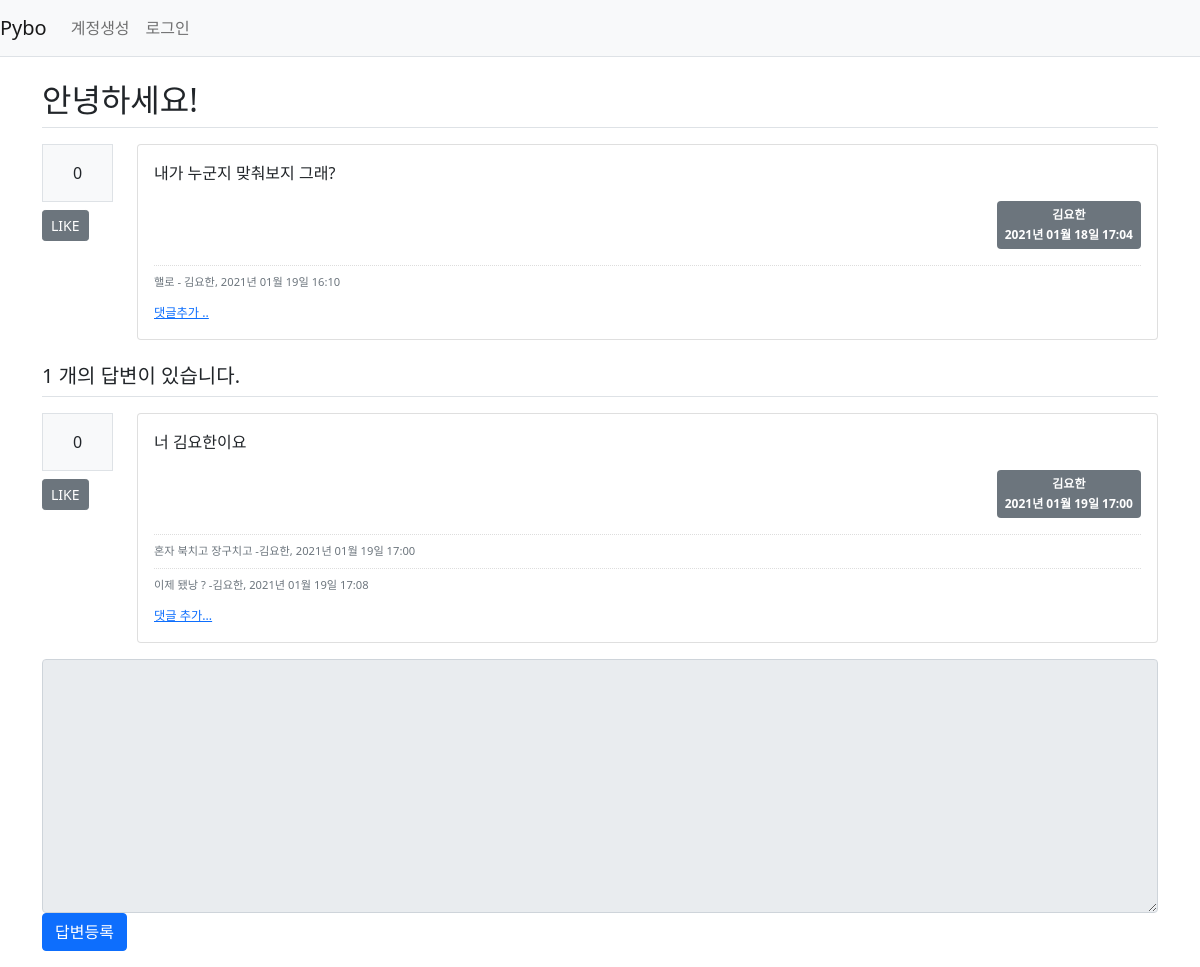
Before: /question/detail/305/ with the older database file.
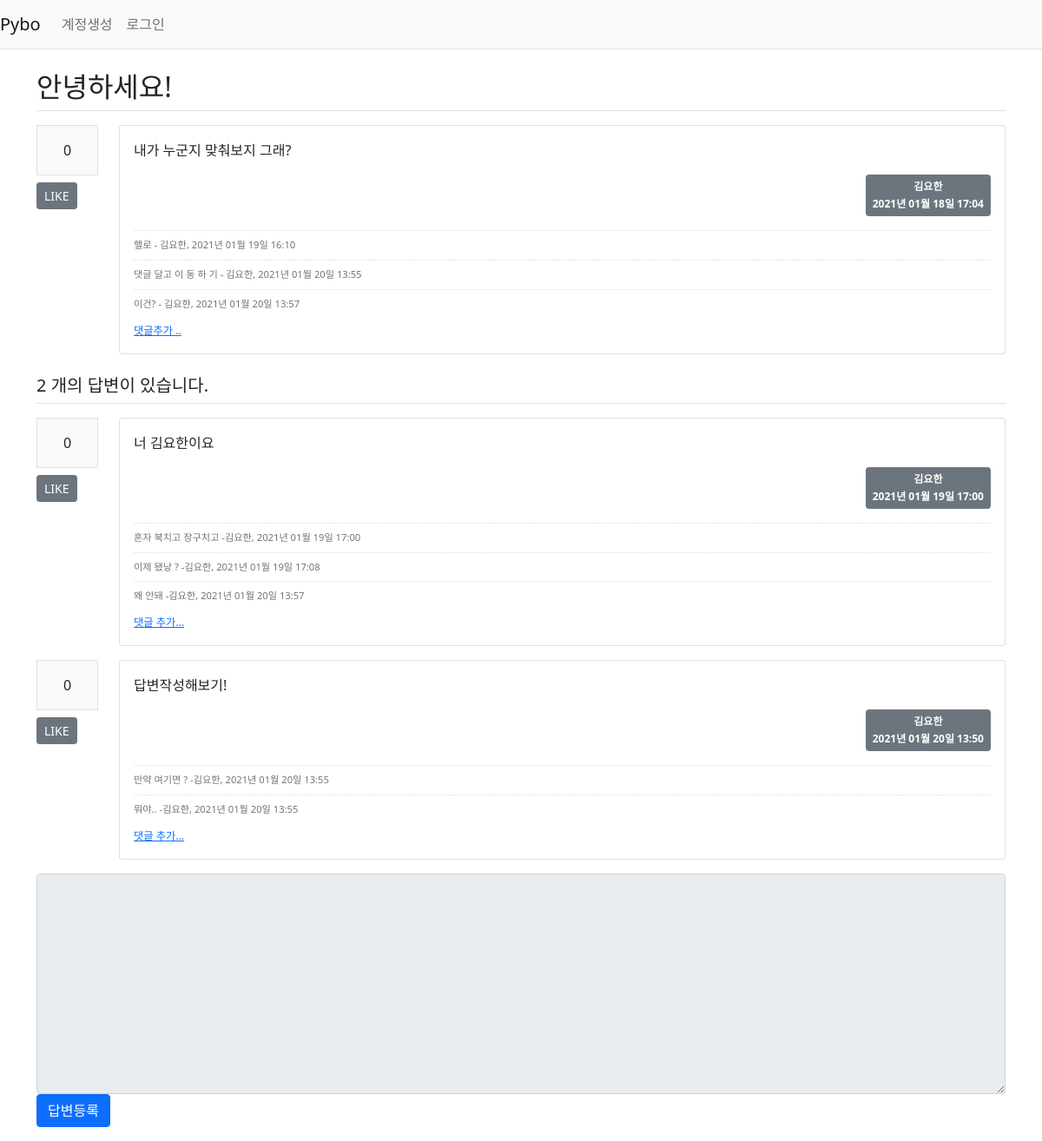
After: the same page with the newer database file.
### pybo/models.py (models this page shows)
class Question(db.Model):
    id = db.Column(db.Integer, primary_key=True)
    subject = db.Column(db.String(200), nullable=False)
    content = db.Column(db.Text(), nullable=False) # 글자수 제한없음 Text
    create_date = db.Column(db.DateTime(), nullable=False)
    user_id = db.Column(db.Integer, db.ForeignKey(
        'user.id', ondelete='CASCADE'), nullable=False) # server_default='1')
    user = db.relationship('User', backref=db.backref('question_set'))
    modify_date = db.Column(db.DateTime(), nullable=True)
    voter = db.relationship('User', secondary=question_voter, backref=db.backref('question_voter_set'))

class User(db.Model):
    id = db.Column(db.Integer, primary_key=True)
    username = db.Column(db.String(150), unique=True, nullable=False)
    password = db.Column(db.String(200), nullable=False)
    email = db.Column(db.String(120), unique=True, nullable=False)

class Comment(db.Model):
    id = db.Column(db.Integer, primary_key=True)
    user_id = db.Column(db.Integer, db.ForeignKey(
        'user.id', ondelete='CASCADE'), nullable=False)
    user = db.relationship('User', backref=db.backref('comment_set'))
    content = db.Column(db.Text(), nullable=False)
    create_date = db.Column(db.DateTime(), nullable=False)
    modify_date = db.Column(db.DateTime())
    question_id = db.Column(db.Integer, db.ForeignKey(
        'question.id', ondelete='CASCADE'), nullable=True)
    question = db.relationship('Question', backref=db.backref('comment_set'))
    answer_id = db.Column(db.Integer, db.ForeignKey(
        'answer.id', ondelete='CASCADE'), nullable=True)
    answer = db.relationship('Answer', backref=db.backref('comment_set'))

class Answer(db.Model):
    id = db.Column(db.Integer, primary_key=True )
    question_id = db.Column(db.Integer, db.ForeignKey('question.id', ondelete='CASCADE'))
    question = db.relationship('Question', backref=db.backref('answer_set', ))
    content = db.Column(db.Text(), nullable=False)
    create_date = db.Column(db.DateTime(), nullable=False)
    user_id = db.Column(db.Integer, db.ForeignKey(
        'user.id', ondelete='CASCADE'), nullable=False)
    user = db.relationship('User', backref=db.backref('answer_set'))
    modify_date = db.Column(db.DateTime(), nullable=True)
    voter = db.relationship('User', secondary=answer_voter, backref=db.backref('answer_voter_set'))

### pybo/views/question_views.py (the view)
@bp.route('/detail/<int:question_id>/')
def detail(question_id):
    form = AnswerForm()
    question = Question.query.get_or_404(question_id)
    return render_template('questions/question_detail.html', question=question, form=form)

### pybo/forms.py
class AnswerForm(FlaskForm):
    content = TextAreaField('내용', validators=[DataRequired(' 내용은 필수 입력 항목입니다. ')])

### pybo/filter.py (called while the page is built)
def format_datetime(value, fmt='%Y년 %m월 %d일 %H:%M'):
    return value.strftime(fmt)

### pybo/views/auth_views.py (called while the page is built)
@bp.before_app_request
def load_logged_in_user():
    user_id = session.get('user_id')
    if user_id is None:
        g.user = None
    else:
        g.user = User.query.get(user_id)

### pybo/templates/questions/question_detail.html (shortened to what this page needs)
{% extends 'base.html' %}
{% block content %}
<div class="container my-3">
    <h2 class="border-bottom py-2">{{ question.subject }}</h2>
    <div class="row my-3">
        <div class="col-1">
            <div class="bg-light text-center p-3 border font-weight-bolder mb-1">
                {{ question.voter|length }} </div>
            <a href="#" data-uri="{{ url_for('vote.question', question_id=question.id) }}"
                class="recommend btn btn-sm btn-secondary btn-block my-1"> LIKE </a>
        </div>
        <div class="col-11">
            <div class="card">
                <div class="card-body">
                    <div class="card-text">{{ question.content|markdown }}</div>
                        <div class="d-flex justify-content-end">
                            <span class="badge bg-secondary p-2 text-left">
                                <div class="mb-2">{{ question.user.username }}</div>
                                <div>{{ question.create_date|datetime }}</div>
                            </span>
                        </div>
                        {% if question.comment_set|length > 0 %}
                        <div class="mt-3">
                            {% for comment in question.comment_set %}
                                <div class="comment py-2 text-muted">
                                    <span style="white-space: pre-line;">{{ comment.content }}</span>
                                    <span>
                                        - {{ comment.user.username }}, {{ comment.create_date|datetime }}
                                    </span>
                                </div>
                                {% endfor %}
                                </div>
                                {% endif %}
                                <div>
                                    <a href="{{ url_for('comment.create_question',
                                    question_id=question.id) }}" class="small"><small>댓글추가 ..</small></a>
                                </div>
                    </div>
                </div>
            </div>
        </div>
        <h5 class="border-bottom my-3 py-2">{{ question.answer_set|length }} 개의 답변이 있습니다.</h5>
        {% for answer in question.answer_set %}
        <div class="row my-3">
            <div class="col-1">
                <div class="bg-light text-center p-3 border font-weight-bolder mb-1">
                    {{ answer.voter|length }}
                </div>
                <a href="#" data-uri="{{ url_for('vote.answer', answer_id=answer.id) }}"
                class="recommend btn btn-sm btn-secondary btn-block my-1">LIKE</a>
            </div>
            <div class="col-11">
                <div class="card">
                    <div class="card-body">
                        <div class="card-text">{{ answer.content|markdown }}</div>
                            <div class="d-flex justify-content-end">
                                <span class="badge bg-secondary p-2 text-left">
                                    <div class="mb-2">{{ answer.user.username }}</div>
                                    <div>{{ answer.create_date|datetime }}</div>
                                </span>
                            </div>
                    {% if answer.comment_set|length > 0 %}
                    <div class="mt-3">
                        {% for comment in answer.comment_set %}
                            <div class="comment py-2 text-muted">
                                <span style="white-space:pre-line;">{{ comment.content }}</span>
                                <span>
                                    -{{ comment.user.username}}, {{ comment.create_date|datetime }}
                                </span>
                            </div>
                        {% endfor %}
                    </div>
                    {% endif %}
                    <div>
                        <a href="{{ url_for('comment.create_answer', answer_id=answer.id)}}"
                        class="small"><small>댓글 추가...</small></a>
                    </div>
                    </div>
                </div>
            </div>
        </div>
    {% endfor %}
    <form action="{{ url_for('answer.create', question_id=question.id) }}" method="post" class="my-3">
        <div class="form-group">
            <textarea {% if not g.user %}disabled{% endif %} name="content" id="content" class="form-control" rows="10" ></textarea>
        </div>
        <input type="submit" value="답변등록" class="btn btn-primary">
    </form>
</div>
{% endblock %}

### pybo/templates/base.html (shortened to what this page needs)
<!doctype html>
<html lang="ko">
<head>
    <link rel="stylesheet" href="{{ url_for('static', filename='bootstrap.min.css') }}">
    <link rel="stylesheet" href="{{ url_for('static', filename='style.css')}}">
</head>
<body>
{% include "navbar.html" %}
{% block content %}
{% endblock %}
</body>
</html>

### pybo/templates/navbar.html (shortened to what this page needs)
<nav class="navbar navbar-expand-lg navbar-light bg-light border-bottom">
    <a class="navbar-brand" href="{{ url_for('main.index') }}"> Pybo</a>
    <div class="collapse navbar-collapse flex-grow-0" id="navbarNav">
        {% if g.user %}
        <ul class="navbar-nav">
            <li class="nav-item">
                <a class="nav-link" href="{{ url_for('auth.logout')}}">{{ g.user.username }} (로그아웃)</a>
            </li>
        </ul>
        {% else %}
        <ul class="navbar-nav">
            <li class="nav-item">
                <a class="nav-link" href="{{ url_for('auth.signup')}}">계정생성</a>
            </li>
            <li class="nav-item">
                <a class="nav-link" href="{{ url_for('auth.login')}}">로그인</a>
            </li>
        </ul>
        {% endif %}
    </div>
</nav>

### pybo/static/style.css (style rules this page uses)
.comment { border-top:dotted 1px #ddd; font-size:0.7em; }

Changed rows visible on the page:
added Comment: content "댓글 달고 이 동 하 기", user.username "김요한", create_date "2021년 01월 20일 13:55", shown under "안녕하세요!"
added Comment: content "이건?", user.username "김요한", create_date "2021년 01월 20일 13:57", shown under "안녕하세요!"
added Comment: content "왜 안돼", user.username "김요한", create_date "2021년 01월 20일 13:57", shown under Answer "너 김요한이요"
added Answer: voter|length "0", content "답변작성해보기!", user.username "김요한", create_date "2021년 01월 20일 13:50"
added Comment: content "만약 여기면 ?", user.username "김요한", create_date "2021년 01월 20일 13:55", shown under "0"
added Comment: content "뭐야..", user.username "김요한", create_date "2021년 01월 20일 13:55", shown under "0"
Other visible differences:
{{ question.answer_set|length }}: "1" → "2"
